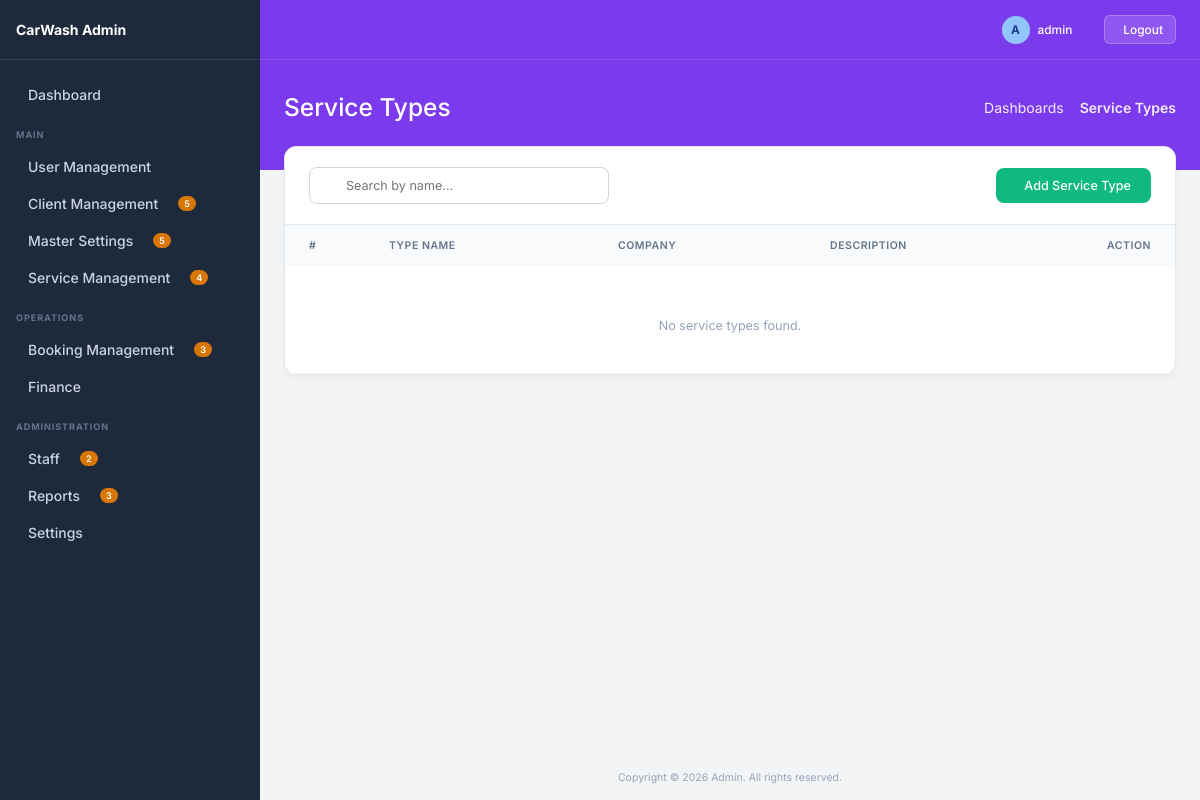
The app's page /service-types/ (signed in), older data.
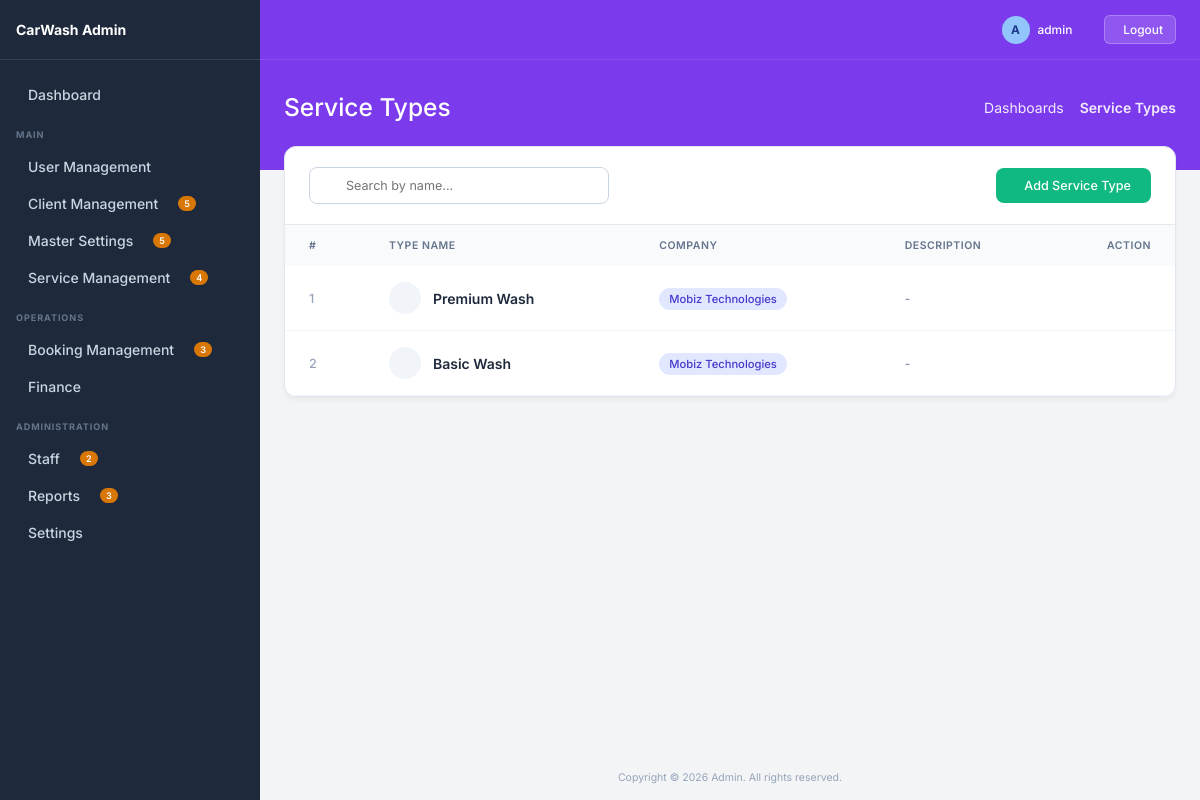
The same page, newer data.
### service_management/models.py (models this page shows, shortened)
class ServiceType(BaseModel):
    company = models.ForeignKey('client_management.Client', on_delete=models.CASCADE)
    name = models.CharField(max_length=100)
    description = models.TextField(blank=True, null=True)

### client_management/models.py (models this page shows, shortened)
class Client(BaseModel):
    company_name = models.CharField(max_length=200)
    owner_name = models.CharField(max_length=200)
    email = models.EmailField(blank=True, null=True)
    phone = models.CharField(max_length=50, blank=True, null=True)
    address = models.TextField(blank=True, null=True)
    status = models.BooleanField(default=True)
    gst_number = models.CharField(max_length=100, blank=True, null=True)
    country = models.ForeignKey('master.Country', on_delete=models.SET_NULL, blank=True, null=True)
    state = models.ForeignKey('master.State', on_delete=models.SET_NULL, blank=True, null=True)
    area = models.ForeignKey('master.Area', on_delete=models.SET_NULL, blank=True, null=True)

### service_management/views.py (the view)
# urls.py: path('service-types/', views.service_type_list, name='service_type_list'),
@login_required
def service_type_list(request):
    search = request.GET.get('search', '')
    queryset = ServiceType.objects.filter(is_deleted=False).order_by('-date_added')
    if search:
        queryset = queryset.filter(name__icontains=search)
    paginator = Paginator(queryset, 10)
    page_obj = paginator.get_page(request.GET.get('page'))
    return render(request, 'service_type/list.html', {
        'page_obj': page_obj,
        'search': search,
        'title': 'Service Types'
    })

### service_management/templates/service_type/list.html (shortened to what this page needs)
{% extends 'base.html' %}
{% block page_title %}Service Types{% endblock %}
{% block breadcrumb_active %}Service Types{% endblock %}
{% block content %}
<div class="list-container">
    <div class="list-header">
        <form method="GET" class="search-wrapper">
            <input type="text" name="search" value="{{search}}" placeholder="Search by name..." class="search-input">
        </form>
        <a href="{% url 'service_type_create' %}" class="btn-create">
             Add Service Type
        </a>
    </div>
    <div style="overflow-x: auto;">
        <table class="premium-table">
            <thead>
                <tr>
                    <th style="width: 80px;">#</th>
                    <th>Type Name</th>
                    <th>Company</th>
                    <th>Description</th>
                    <th style="width: 120px; text-align: right;">Action</th>
                </tr>
            </thead>
            <tbody>
                {% for obj in page_obj %}
                <tr>
                    <td style="font-weight: 500; color: #94a3b8;">{{ forloop.counter }}</td>
                    <td style="font-weight: 600; color: #1e293b;">
                        <div style="display: flex; align-items: center; gap: 12px;">
                            <div style="width: 32px; height: 32px; border-radius: 50%; background: #f1f5f9; display: flex; align-items: center; justify-content: center; color: #64748b;">
                            </div>
                            <div>
                                <div style="color: #1e293b;">{{ obj.name }}</div>
                            </div>
                        </div>
                    </td>
                    <td><span style="background: #e0e7ff; color: #4338ca; padding: 4px 10px; border-radius: 20px; font-size: 0.8rem; font-weight: 500;">{{ obj.company.company_name }}</span></td>
                    <td style="color: #64748b; font-size: 0.85rem; max-width: 250px; white-space: nowrap; overflow: hidden; text-overflow: ellipsis;">{{ obj.description|default:"-" }}</td>
                    <td style="text-align: right;">
                        <div style="display: flex; gap: 8px; justify-content: flex-end;">
                            <a href="{% url 'service_type_edit' obj.id %}" class="action-btn edit" title="Edit">
                            </a>
                            <a href="{% url 'service_type_delete' obj.id %}" onclick="return confirm('Delete this service type?')" class="action-btn delete" title="Delete">
                            </a>
                        </div>
                    </td>
                </tr>
                {% empty %}
                <tr>
                    <td colspan="5" style="text-align:center; padding: 40px; color: #94a3b8;">
                        No service types found.
                    </td>
                </tr>
                {% endfor %}
            </tbody>
        </table>
    </div>
</div>
{% endblock %}

Row changes from the older to the newer data that the page shows:
added ServiceType: name "Premium Wash", company.company_name "Mobiz Technologies", description "-"
added ServiceType: name "Basic Wash", company.company_name "Mobiz Technologies", description "-"
Text that changed along with them:
text no longer shown: "No service types found."
